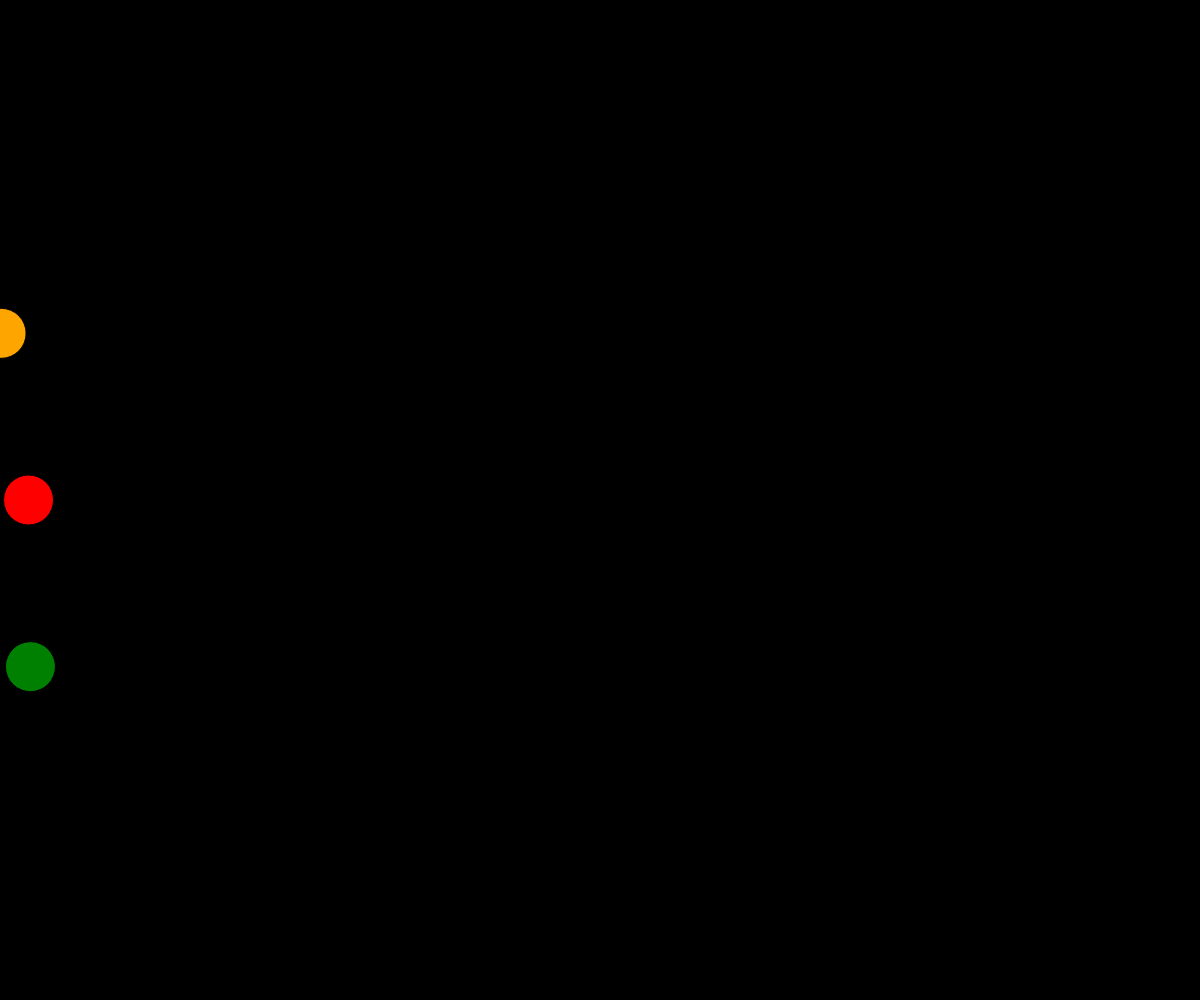
Frame 1 (no input)
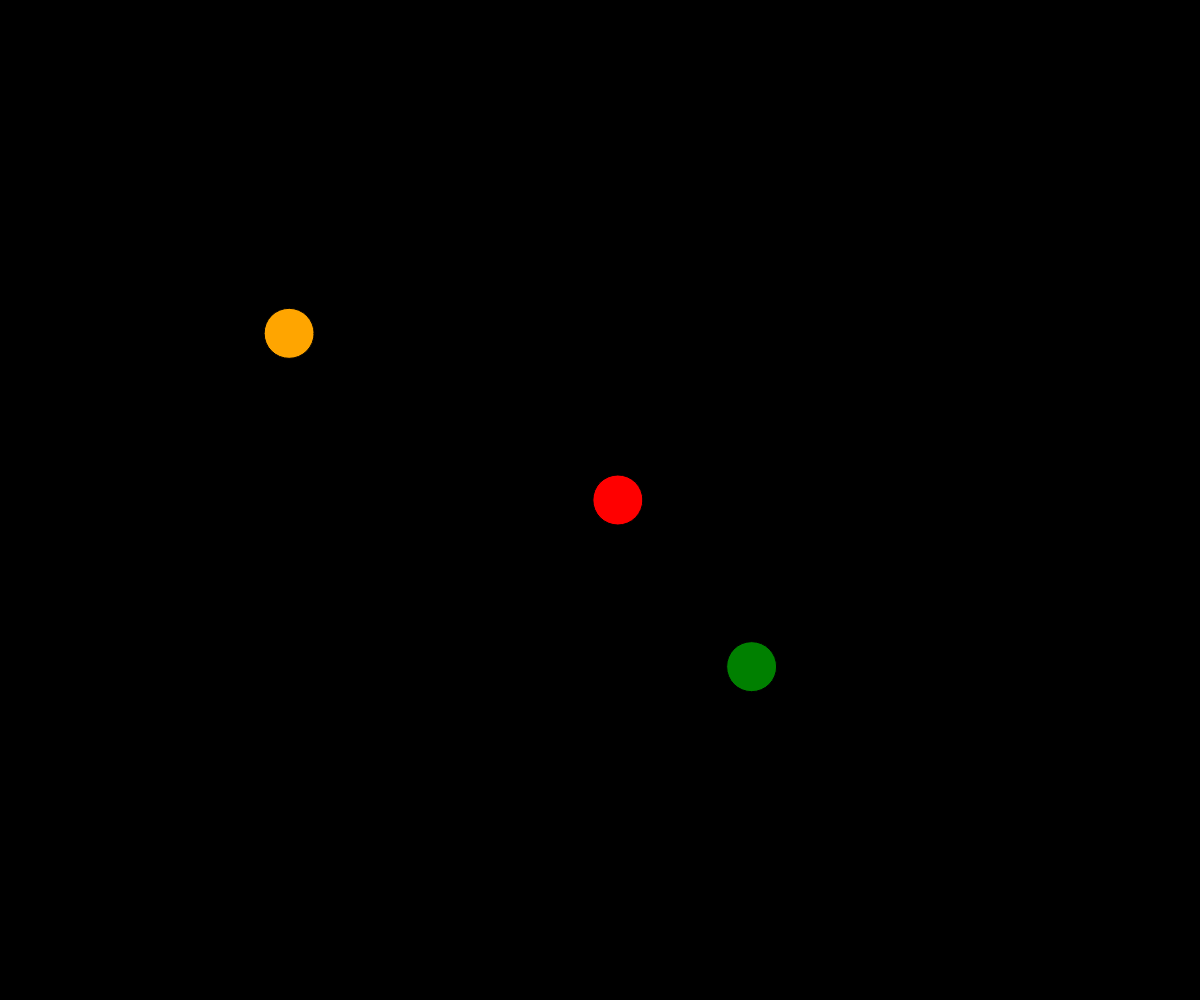
Frame 60 (no input)
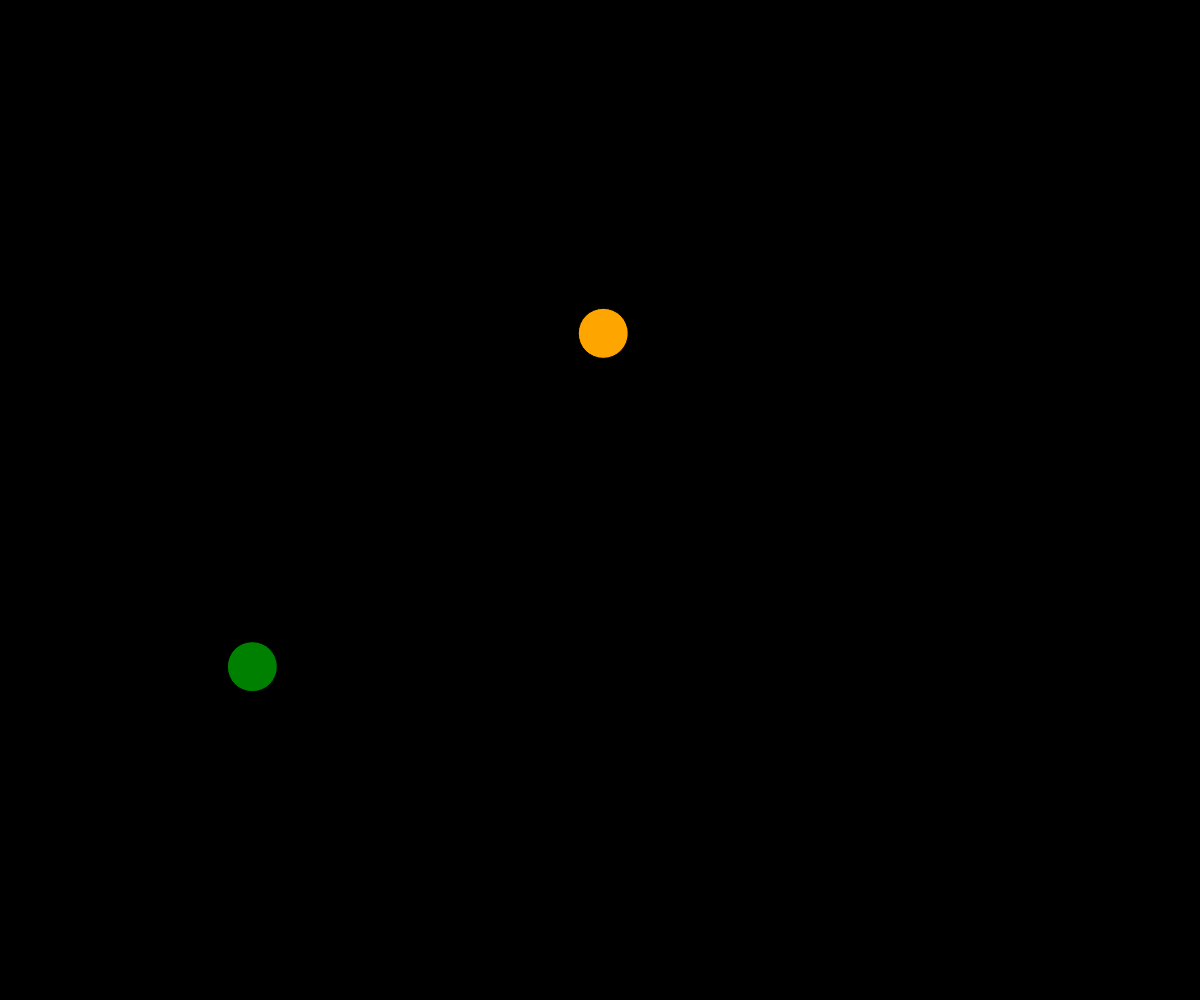
Frame 120 (the mouse pressed at the canvas centre since frame 60)

The p5.js sketch that drew these frames (run headless with seeded random() and noise() and a simulated clock; from frame 60 on, the mouse is pressed at the canvas centre):

// p5.js sketch
// ── sketch.js
// Project Title
// Your Name
// Date
//
// Extra for Experts:
// - describe what you did to take this project "above and beyond"

let b;
let b1;
let b2;
function setup() {
  createCanvas(windowWidth, windowHeight);
  b = new thingy(height / 2, 'red');
  b1 = new thingy(height / 3, 'orange');
  b2 = new thingy(height / 1.5, 'green');
}

function draw() {
  background(0);
  b.move(); b1.move(); b2.move();
  b.display(); b1.display(); b2.display();
}
class thingy {//what is class
  //cookie thing
  constructor(y, c) {//fancy function?????
    this.x = -25;
    this.y = y;
    this.c = c;
    this.v = random(15, 69);
    this.s = 50;
    fill(c);
  }
  display() {//is this a function????? why this work?? when call??
    fill(this.c);
    circle(this.x, this.y, this.s);
  }
  move() {//another function??
    this.x += this.v;
    if (this.x > width+25){
      this.x = -25;
    }
  }
}
